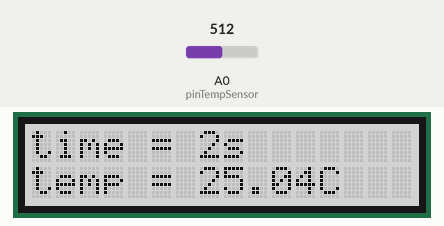
Simulated run of this sketch. Board: Arduino Uno, built with avr-gcc and run on an emulated ATmega328P. Parts: 16×2 character LCD. The inputs (shaded band) are chosen by the test bench; at power-on: A0 (pinTempSensor) = 512.

Above: at 2.2 s.
2.3 s: A0 (pinTempSensor) set to 338
At 3.4 s:
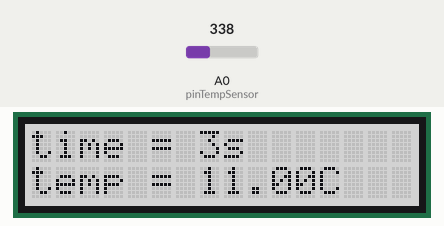
4.5 s: A0 (pinTempSensor) set to 320
At 5.5 s:
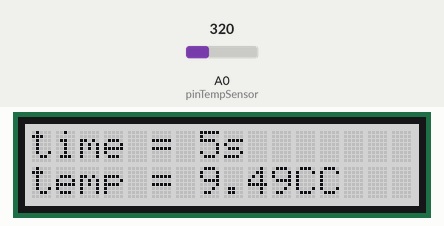
7.5 s: A0 (pinTempSensor) set to 306
At 9.5 s:
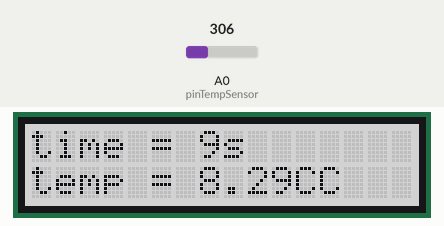
Timing chart, 0 to 11.0 s (numbered marks = the images above; inputs shaded):
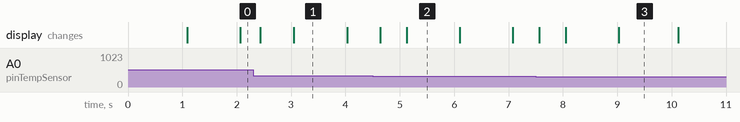

The sketch:

Temperature_LCD.ino
```cpp
#include <Wire.h>
#include "rgb_lcd.h"
#include <math.h>

rgb_lcd lcd;

const int colorR = 200; //this results in bright white
const int colorG = 200;
const int colorB = 200;

const int pinTempSensor = A0;
const int B = 4275;               // B value of the thermistor
const int R0 = 100000;

void setup() {
    lcd.begin(16, 2);
    lcd.setRGB(colorR, colorG, colorB);
    delay(1000);

}

void loop() {
    int V0 = analogRead(pinTempSensor);
    float R = 1023.0/V0-1.0;
    R = R0*R;

    float temperature = 1.0/(log(R/R0)/B+1/298.15)-273.15; // convert to temperature via datasheet
    lcd.setCursor(0, 0);
    lcd.print("time = ");
    lcd.print(millis()/1000);
    lcd.print("s");
    lcd.setCursor(0, 1);
    lcd.print("temp = ");
    lcd.print(temperature);
    lcd.print("C");
    delay(100);
}
```

Measured:
- the behaviour switches between 327 and 326 on A0 (pinTempSensor) (found by bisection; images 1 and 2)
- after the input at 4.5 s, the display: first changes after 0.14 s (image 2 shows a later state)
- what the display in image 1 shows lasts 1.0 s, from 3.0 s to 4.0 s
